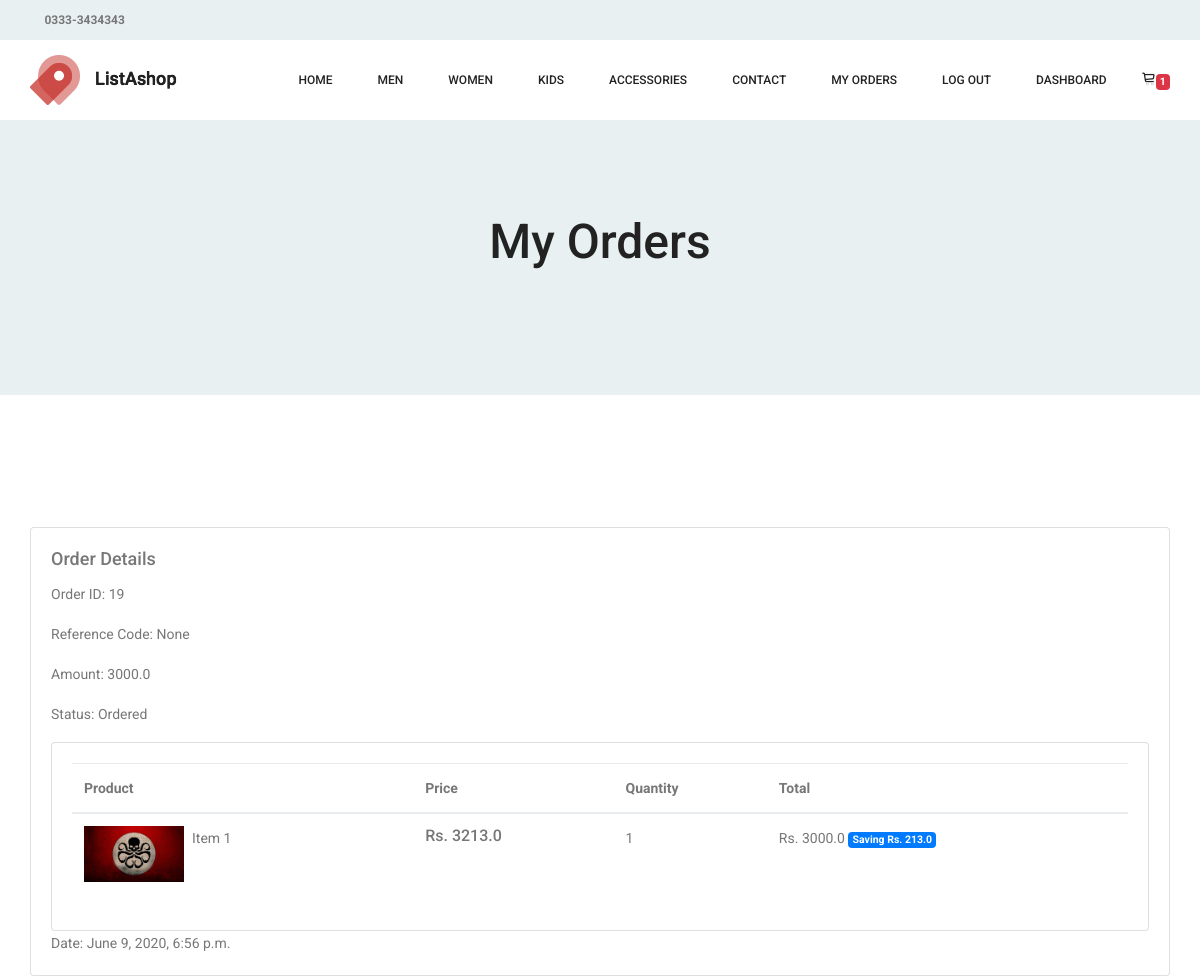
Page /my-orders/ (signed in, upper part) on the earlier database version.
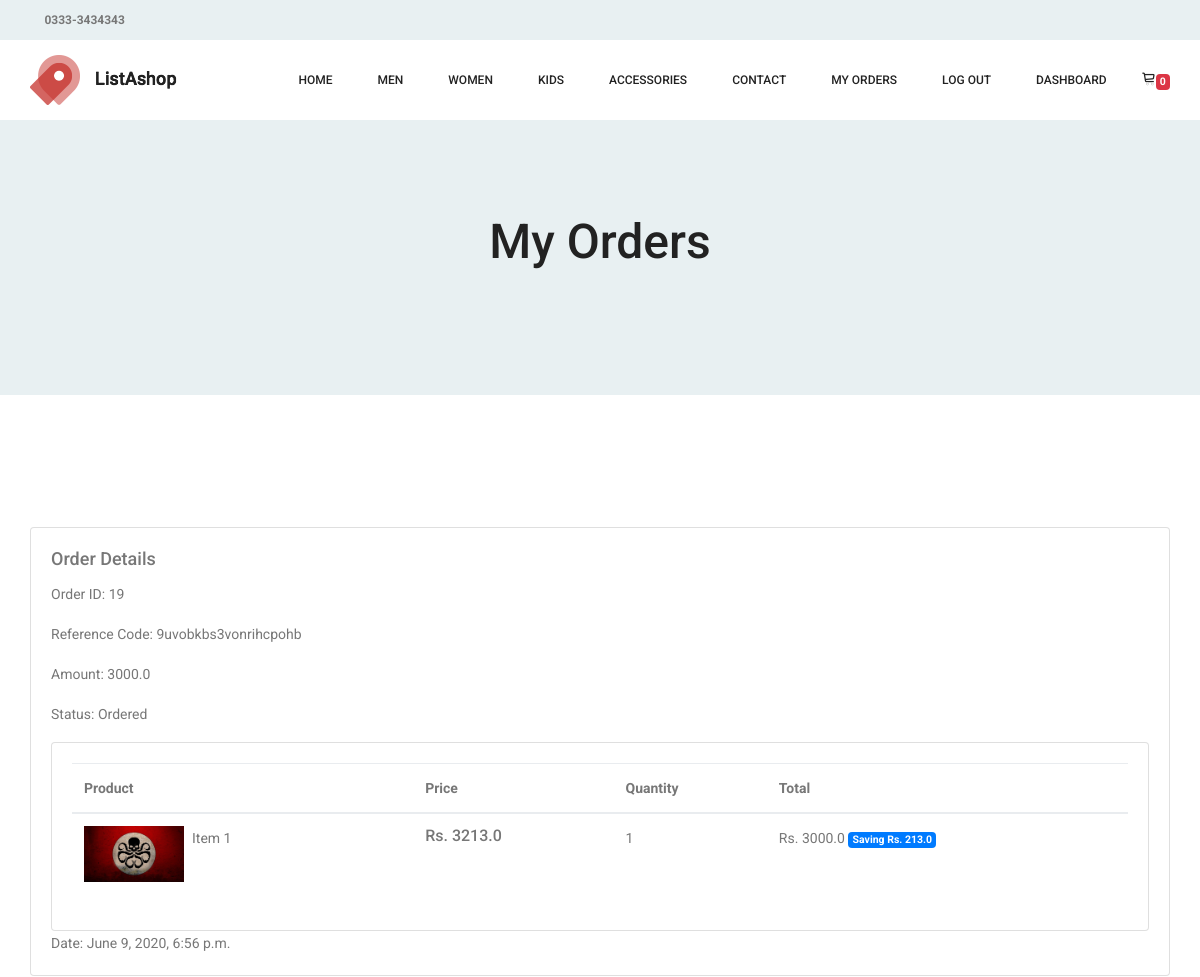
Same page on the later database version.
### orders/models.py (models this page shows, shortened)
class Order(models.Model):
    user = models.ForeignKey(settings.AUTH_USER_MODEL,
                             on_delete=models.CASCADE)
    ref_code = models.CharField(max_length=20, blank=True, null=True)
    items = models.ManyToManyField(OrderItem)
    start_date = models.DateTimeField(auto_now_add=True)
    ordered_date = models.DateTimeField()
    ordered = models.BooleanField(default=False)
    shipping_address = models.ForeignKey(
        Address, related_name='shipping_address', on_delete=models.SET_NULL, blank=True, null=True)
    billing_address = models.ForeignKey(
        Address, related_name='billing_address', on_delete=models.SET_NULL, blank=True, null=True)
    being_delivered = models.BooleanField(default=False)
    received = models.BooleanField(default=False)
    refund_requested = models.BooleanField(default=False)
    refund_granted = models.BooleanField(default=False)
    def get_total(self):
        total = 0
        for order_item in self.items.all():
            total += order_item.get_final_price()
        return total

class OrderItem(models.Model):
    user = models.ForeignKey(settings.AUTH_USER_MODEL,
                             on_delete=models.CASCADE)
    ordered = models.BooleanField(default=False)
    item = models.ForeignKey(Item, on_delete=models.CASCADE)
    color = models.CharField(max_length=100, blank=True, null=True)
    size = models.CharField(max_length=100,blank=True,null=True)
    quantity = models.IntegerField(default=1)
    def get_total_item_price(self):
        return self.quantity * self.item.price
    def get_total_discount_item_price(self):
        return self.quantity * self.item.discount_price
    def get_amount_saved(self):
        return self.get_total_item_price() - self.get_total_discount_item_price()
    def get_final_price(self):
        if self.item.discount_price:
            return self.get_total_discount_item_price()
        return self.get_total_item_price()

### items/models.py (models this page shows, shortened)
class Item(models.Model):
    title = models.CharField(max_length=100)
    price = models.FloatField()
    discount_price = models.FloatField(blank=True, null=True)
    categories = models.ManyToManyField(Category)
    label = models.ManyToManyField(Label, blank=True)
    accessory_label = models.ManyToManyField(AccessaryLabel, blank=True)
    slug = models.SlugField(blank=True)
    description = models.TextField()
    colors = models.ManyToManyField(Colour, blank=True)
    sizes = models.ManyToManyField(Size, blank=True)
    image = models.ImageField()
    accessory =models.BooleanField(default=False)

### project/views.py (the view)
# urls.py: path('my-orders/', OrdersView.as_view(), name='my-orders'),
class OrdersView(ListView,LoginRequiredMixin):
    model=Order
    template_name = "my-orders.html"
    def get_queryset(self):
        queryset = Order.objects.filter(user=self.request.user).order_by("-start_date")
        return queryset

### orders/templatetags/cart_template_tags.py (called while the page is built)
@register.filter
def cart_item_count(user):
    if user.is_authenticated:
        qs = Order.objects.filter(user=user, ordered=False)
        if qs.exists():
            return qs[0].items.count()
    return 0

### templates/my-orders.html (shortened to what this page needs)
{% extends "base.html" %}
{% block content %}
<section class="banner_area">
    <div class="banner_inner d-flex align-items-center">
      <div class="container">
        <div class="banner_content text-center">
          <h2>My Orders</h2>
        </div>
      </div>
    </div>
  </section>
<br>
<section class="cart_area">
    <div class="container">
      {% for order in object_list %}
      <div class="card mt-2">
          <div class="card-body">
              <h4 class="card-title">Order Details</h4>
              <p class="card-text">Order ID: {{order.id}}</p>
              <p class="card-text">Reference Code: {{order.ref_code}}</p>
              <p class="card-text">Amount: {{order.get_total}}</p>
              <p class="card-text">Status:
               {% if order.received %}
                Received
                {% else %}
                Ordered
               {% endif %}
              </p>
                <div class="card">
                    <div class="card-body">
                    <div class='table-responsive'>
                        <table class="table">
            <thead>
              <tr>
                <th scope="col">Product</th>
                <th scope="col">Price</th>
                <th scope="col">Quantity</th>
                <th scope="col">Total</th>
              </tr>
            </thead>
            <tbody>
        {% for order_item in order.items.all %}
              <tr>
                <td>
                  <div class="media">
                    <div class="d-flex">
                      <img src="{{order_item.item.image.url}}" width='100px' alt="">
                    </div>
                    <div class="media-body ml-2">
                      <p>{{ order_item.item.title }}</p>
                    </div>
                  </div>
                </td>
                <td>
                  <h5>Rs. {{ order_item.item.price }}</h5>
                </td>
                <td>
                  <div class="product_count">
                {{ order_item.quantity }}
                  </div>
                </td>
                <td>
            {% if order_item.item.discount_price %}
                Rs. {{ order_item.get_total_discount_item_price }}
                <span class="badge badge-primary">Saving Rs. {{ order_item.get_amount_saved }}</span>
            {% else %}
                Rs. {{ order_item.get_total_item_price }}
            {% endif %}
              </tr>
        {% endfor %}
            </tbody>
          </table>
          </div>
                    </div>
                </div>
              <p class="card-text">Date: {{order.start_date}}</p>
          </div>
      </div>
      {% endfor %}
    </div>
  </section>
{% endblock content %}

### templates/base.html (shortened to what this page needs)
{% load static %}
<!DOCTYPE html>
<html lang="en">
<head>
  <link rel="stylesheet" href="{% static 'css/bootstrap.css' %}">
  <link rel="stylesheet" href="{% static 'vendors/linericon/style.css' %}">
  <link rel="stylesheet" href="{% static 'css/font-awesome.min.css' %}">
  <link rel="stylesheet" href="{% static 'vendors/owl-carousel/owl.carousel.min.css' %}">
  <link rel="stylesheet" href="{% static 'vendors/lightbox/simpleLightbox.css' %}">
  <link rel="stylesheet" href="{% static 'vendors/nice-select/css/nice-select.css' %}">
  <link rel="stylesheet" href="{% static 'vendors/animate-css/animate.css' %}">
  <link rel="stylesheet" href="{% static 'vendors/jquery-ui/jquery-ui.css' %}">
  <link rel="stylesheet" href="{% static 'css/style.css' %}">
  <link rel="stylesheet" href="{% static 'css/responsive.css' %}">
  <link rel="stylesheet" href="{% static 'css/floating-wpp.css' %}">
</head>
<body>
      {% include 'navbar.html' %}
    {% block content %}
    {% endblock content %}
</body>
</html>

### templates/navbar.html (shortened to what this page needs)
{% load cart_template_tags %}
{% load static %}
 <header class="header_area">
    <div class="top_menu row m0">
      <div class="container">
        <div class="float-left">
          <span class="font-weight-bold"><i class="fa fa-whatsapp"></i></span>
          <a class="font-weight-bold">0333-3434343</a>
        </div>
        <div class="float-right">
          <ul class="header_social">
            <li><a href="#"><i class="fa fa-facebook"></i></a></li>
            <li><a href="#"><i class="fa fa-instagram"></i></a></li>
          </ul>
        </div>
      </div>
    </div>
    <div class="main_menu">
      <nav class="navbar navbar-expand-lg navbar-light main_box" style='z-index:999'>
        <div class="container">
          <a class="navbar-brand logo_h" href="{% url 'home' %}"><img src="{% static 'img/logo.png' %}" alt=""></a>
          <div class="collapse navbar-collapse offset" id="navbarSupportedContent" style='z-index:999'>
            <ul class="nav navbar-nav menu_nav ml-auto">
              <li class="nav-item"><a class="nav-link" href="{% url 'home' %}">Home</a></li>
              <li class="nav-item submenu dropdown">
                <a href="{% url 'category' category='Men' %}" class="nav-link dropdown-toggle" data-toggle="dropdown" role="button" aria-haspopup="true"
                  aria-expanded="false">Men</a>
              </li>
              <li class="nav-item submenu dropdown">
                <a href="{% url 'category' category='Women' %}" class="nav-link dropdown-toggle" data-toggle="dropdown" role="button" aria-haspopup="true"
                  aria-expanded="false">Women</a>
              </li>
              <li class="nav-item submenu dropdown">
                <a href="{% url 'category' category='Kids' %}" class="nav-link dropdown-toggle" data-toggle="dropdown" role="button" aria-haspopup="true"
                  aria-expanded="false">Kids</a>
              </li>
              <li class="nav-item submenu dropdown">
                  <a href="{% url 'accessories' %}" class="nav-link dropdown-toggle" data-toggle="dropdown" role="button" aria-haspopup="true"
                  aria-expanded="false">Accessories</a>
              </li>
              <li class="nav-item"><a class="nav-link" href="{% url 'contact' %}">Contact</a></li>
              {% if user.is_authenticated %}
              <li class="nav-item"><a class="nav-link" href="{% url 'my-orders' %}">My Orders</a></li>
              <li class="nav-item"><a class="nav-link" href="{% url 'account_logout' %}">Log Out</a></li>
              {% else %}
              <li class="nav-item"><a class="nav-link" href="{% url 'account_login' %}">Log In</a></li>
              {% endif %}
              {% if user.is_superuser %}
              <li class="nav-item"><a class="nav-link" href="/admin/">Dashboard</a></li>
              {% endif %}
            </ul>
            <ul class="nav navbar-nav navbar-right">
              <li class="nav-item"><a href="{% url 'orders:order-summary' %}" class="cart"><i class="lnr lnr lnr-cart"></i><p class='badge badge-danger'>{{ request.user|cart_item_count }} </p></a></li>
            </ul>
          </div>
        </div>
      </nav>
    </div>
  </header>

### templates/scripts.html (shortened to what this page needs)
{% load static %}

Differences in the rows shown:
changed Order id 19: ref_code "None" → "9uvobkbs3vonrihcpohb"
Other differences:
{{ request.user|cart_item_count }}: "1" → "0"
